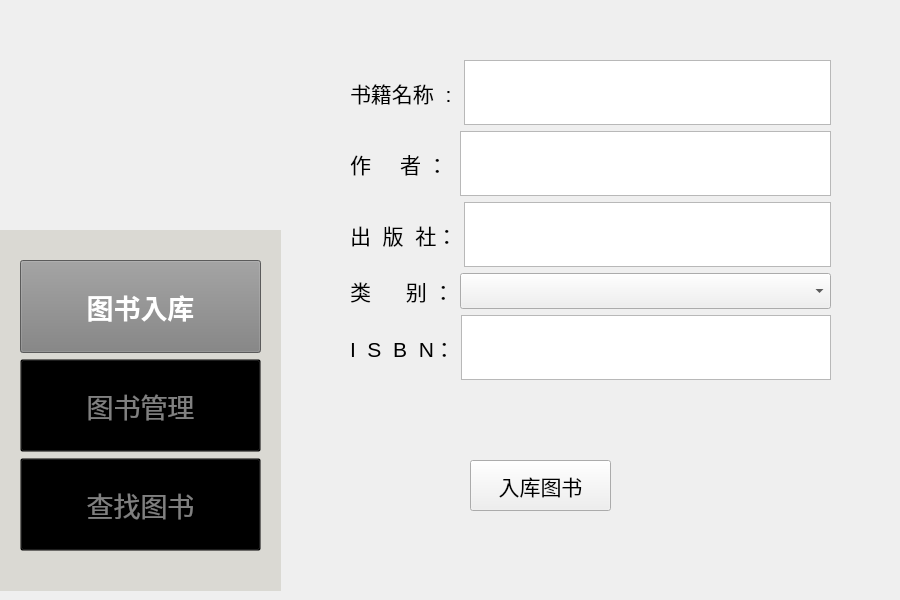
<?xml version="1.0" encoding="UTF-8"?>
<ui version="4.0">
 <class>inputbook</class>
 <widget class="QWidget" name="inputbook">
  <property name="geometry">
   <rect>
    <x>0</x>
    <y>0</y>
    <width>900</width>
    <height>600</height>
   </rect>
  </property>
  <property name="sizePolicy">
   <sizepolicy hsizetype="Preferred" vsizetype="Ignored">
    <horstretch>0</horstretch>
    <verstretch>0</verstretch>
   </sizepolicy>
  </property>
  <property name="windowTitle">
   <string>Form</string>
  </property>
  <widget class="QPushButton" name="pushButton">
   <property name="geometry">
    <rect>
     <x>470</x>
     <y>460</y>
     <width>141</width>
     <height>51</height>
    </rect>
   </property>
   <property name="font">
    <font>
     <pointsize>16</pointsize>
    </font>
   </property>
   <property name="text">
    <string>入库图书</string>
   </property>
  </widget>
  <widget class="QWidget" name="verticalLayoutWidget">
   <property name="geometry">
    <rect>
     <x>0</x>
     <y>230</y>
     <width>281</width>
     <height>361</height>
    </rect>
   </property>
   <layout class="QVBoxLayout" name="mode">
    <item>
     <widget class="QFrame" name="frame">
      <property name="enabled">
       <bool>true</bool>
      </property>
      <property name="acceptDrops">
       <bool>false</bool>
      </property>
      <property name="autoFillBackground">
       <bool>false</bool>
      </property>
      <property name="styleSheet">
       <string notr="true">QFrame {
    background-color: rgb(218,217,211); 
}
</string>
      </property>
      <property name="frameShape">
       <enum>QFrame::Shape::NoFrame</enum>
      </property>
      <property name="frameShadow">
       <enum>QFrame::Shadow::Plain</enum>
      </property>
      <widget class="QWidget" name="verticalLayoutWidget_2">
       <property name="geometry">
        <rect>
         <x>20</x>
         <y>30</y>
         <width>241</width>
         <height>291</height>
        </rect>
       </property>
       <layout class="QVBoxLayout" name="verticalLayout_2">
        <item>
         <widget class="QPushButton" name="PersonalMode_Button">
          <property name="enabled">
           <bool>true</bool>
          </property>
          <property name="sizePolicy">
           <sizepolicy hsizetype="Expanding" vsizetype="Expanding">
            <horstretch>0</horstretch>
            <verstretch>0</verstretch>
           </sizepolicy>
          </property>
          <property name="font">
           <font>
            <pointsize>20</pointsize>
            <bold>true</bold>
           </font>
          </property>
          <property name="focusPolicy">
           <enum>Qt::FocusPolicy::ClickFocus</enum>
          </property>
          <property name="layoutDirection">
           <enum>Qt::LayoutDirection::LeftToRight</enum>
          </property>
          <property name="autoFillBackground">
           <bool>false</bool>
          </property>
          <property name="styleSheet">
           <string notr="true">QPushButton {
    background-color: gray;
    color: white;
}</string>
          </property>
          <property name="text">
           <string>图书入库</string>
          </property>
         </widget>
        </item>
        <item>
         <widget class="QPushButton" name="BookMode_Button">
          <property name="enabled">
           <bool>true</bool>
          </property>
          <property name="sizePolicy">
           <sizepolicy hsizetype="Expanding" vsizetype="Expanding">
            <horstretch>0</horstretch>
            <verstretch>0</verstretch>
           </sizepolicy>
          </property>
          <property name="palette">
           <palette>
            <active>
             <colorrole role="WindowText">
              <brush brushstyle="SolidPattern">
               <color alpha="255">
                <red>128</red>
                <green>128</green>
                <blue>128</blue>
               </color>
              </brush>
             </colorrole>
             <colorrole role="Button">
              <brush brushstyle="SolidPattern">
               <color alpha="0">
                <red>0</red>
                <green>0</green>
                <blue>0</blue>
               </color>
              </brush>
             </colorrole>
             <colorrole role="Text">
              <brush brushstyle="SolidPattern">
               <color alpha="255">
                <red>128</red>
                <green>128</green>
                <blue>128</blue>
               </color>
              </brush>
             </colorrole>
             <colorrole role="ButtonText">
              <brush brushstyle="SolidPattern">
               <color alpha="255">
                <red>128</red>
                <green>128</green>
                <blue>128</blue>
               </color>
              </brush>
             </colorrole>
             <colorrole role="Base">
              <brush brushstyle="SolidPattern">
               <color alpha="0">
                <red>0</red>
                <green>0</green>
                <blue>0</blue>
               </color>
              </brush>
             </colorrole>
             <colorrole role="Window">
              <brush brushstyle="SolidPattern">
               <color alpha="0">
                <red>0</red>
                <green>0</green>
                <blue>0</blue>
               </color>
              </brush>
             </colorrole>
             <colorrole role="PlaceholderText">
              <brush brushstyle="SolidPattern">
               <color alpha="128">
                <red>128</red>
                <green>128</green>
                <blue>128</blue>
               </color>
              </brush>
             </colorrole>
            </active>
            <inactive>
             <colorrole role="WindowText">
              <brush brushstyle="SolidPattern">
               <color alpha="255">
                <red>128</red>
                <green>128</green>
                <blue>128</blue>
               </color>
              </brush>
             </colorrole>
             <colorrole role="Button">
              <brush brushstyle="SolidPattern">
               <color alpha="0">
                <red>0</red>
                <green>0</green>
                <blue>0</blue>
               </color>
              </brush>
             </colorrole>
             <colorrole role="Text">
              <brush brushstyle="SolidPattern">
               <color alpha="255">
                <red>128</red>
                <green>128</green>
                <blue>128</blue>
               </color>
              </brush>
             </colorrole>
             <colorrole role="ButtonText">
              <brush brushstyle="SolidPattern">
               <color alpha="255">
                <red>128</red>
                <green>128</green>
                <blue>128</blue>
               </color>
              </brush>
             </colorrole>
             <colorrole role="Base">
              <brush brushstyle="SolidPattern">
               <color alpha="0">
                <red>0</red>
                <green>0</green>
                <blue>0</blue>
               </color>
              </brush>
             </colorrole>
             <colorrole role="Window">
              <brush brushstyle="SolidPattern">
               <color alpha="0">
                <red>0</red>
                <green>0</green>
                <blue>0</blue>
               </color>
              </brush>
             </colorrole>
             <colorrole role="PlaceholderText">
              <brush brushstyle="SolidPattern">
               <color alpha="128">
                <red>128</red>
                <green>128</green>
                <blue>128</blue>
               </color>
              </brush>
             </colorrole>
            </inactive>
            <disabled>
             <colorrole role="WindowText">
              <brush brushstyle="SolidPattern">
               <color alpha="255">
                <red>128</red>
                <green>128</green>
                <blue>128</blue>
               </color>
              </brush>
             </colorrole>
             <colorrole role="Button">
              <brush brushstyle="SolidPattern">
               <color alpha="0">
                <red>0</red>
                <green>0</green>
                <blue>0</blue>
               </color>
              </brush>
             </colorrole>
             <colorrole role="Text">
              <brush brushstyle="SolidPattern">
               <color alpha="255">
                <red>128</red>
                <green>128</green>
                <blue>128</blue>
               </color>
              </brush>
             </colorrole>
             <colorrole role="ButtonText">
              <brush brushstyle="SolidPattern">
               <color alpha="255">
                <red>128</red>
                <green>128</green>
                <blue>128</blue>
               </color>
              </brush>
             </colorrole>
             <colorrole role="Base">
              <brush brushstyle="SolidPattern">
               <color alpha="0">
                <red>0</red>
                <green>0</green>
                <blue>0</blue>
               </color>
              </brush>
             </colorrole>
             <colorrole role="Window">
              <brush brushstyle="SolidPattern">
               <color alpha="0">
                <red>0</red>
                <green>0</green>
                <blue>0</blue>
               </color>
              </brush>
             </colorrole>
             <colorrole role="PlaceholderText">
              <brush brushstyle="SolidPattern">
               <color alpha="128">
                <red>128</red>
                <green>128</green>
                <blue>128</blue>
               </color>
              </brush>
             </colorrole>
            </disabled>
           </palette>
          </property>
          <property name="font">
           <font>
            <pointsize>20</pointsize>
            <bold>false</bold>
           </font>
          </property>
          <property name="mouseTracking">
           <bool>false</bool>
          </property>
          <property name="acceptDrops">
           <bool>false</bool>
          </property>
          <property name="layoutDirection">
           <enum>Qt::LayoutDirection::LeftToRight</enum>
          </property>
          <property name="autoFillBackground">
           <bool>false</bool>
          </property>
          <property name="styleSheet">
           <string notr="true">QPushButton {
    background-color: transparent;
    color: grey;
}
</string>
          </property>
          <property name="text">
           <string>图书管理</string>
          </property>
         </widget>
        </item>
        <item>
         <widget class="QPushButton" name="FindBookMode_Button">
          <property name="sizePolicy">
           <sizepolicy hsizetype="Expanding" vsizetype="Expanding">
            <horstretch>0</horstretch>
            <verstretch>0</verstretch>
           </sizepolicy>
          </property>
          <property name="font">
           <font>
            <pointsize>20</pointsize>
            <bold>false</bold>
           </font>
          </property>
          <property name="layoutDirection">
           <enum>Qt::LayoutDirection::LeftToRight</enum>
          </property>
          <property name="autoFillBackground">
           <bool>false</bool>
          </property>
          <property name="styleSheet">
           <string notr="true">QPushButton {
    background-color: transparent;
    color: grey;
}
</string>
          </property>
          <property name="text">
           <string>查找图书</string>
          </property>
         </widget>
        </item>
       </layout>
       <zorder>BookMode_Button</zorder>
       <zorder>FindBookMode_Button</zorder>
       <zorder>PersonalMode_Button</zorder>
      </widget>
     </widget>
    </item>
   </layout>
  </widget>
  <widget class="QLabel" name="logo">
   <property name="enabled">
    <bool>true</bool>
   </property>
   <property name="geometry">
    <rect>
     <x>0</x>
     <y>0</y>
     <width>281</width>
     <height>271</height>
    </rect>
   </property>
   <property name="styleSheet">
    <string notr="true">QLabel {
    background-color: transparent;
}
</string>
   </property>
   <property name="frameShape">
    <enum>QFrame::Shape::NoFrame</enum>
   </property>
   <property name="frameShadow">
    <enum>QFrame::Shadow::Plain</enum>
   </property>
   <property name="text">
    <string/>
   </property>
   <property name="pixmap">
    <pixmap resource="Logo.qrc">:/image/Logo.png</pixmap>
   </property>
   <property name="scaledContents">
    <bool>true</bool>
   </property>
   <property name="wordWrap">
    <bool>false</bool>
   </property>
   <property name="openExternalLinks">
    <bool>false</bool>
   </property>
   <property name="textInteractionFlags">
    <set>Qt::TextInteractionFlag::LinksAccessibleByMouse</set>
   </property>
  </widget>
  <widget class="QWidget" name="verticalLayoutWidget_4">
   <property name="geometry">
    <rect>
     <x>350</x>
     <y>60</y>
     <width>481</width>
     <height>320</height>
    </rect>
   </property>
   <layout class="QVBoxLayout" name="verticalLayout">
    <item>
     <layout class="QHBoxLayout" name="horizontalLayout_2">
      <item>
       <widget class="QLabel" name="label">
        <property name="font">
         <font>
          <pointsize>16</pointsize>
         </font>
        </property>
        <property name="text">
         <string>书籍名称  : </string>
        </property>
       </widget>
      </item>
      <item>
       <widget class="QTextEdit" name="Book_Name_input"/>
      </item>
     </layout>
    </item>
    <item>
     <layout class="QHBoxLayout" name="horizontalLayout_3">
      <item>
       <widget class="QLabel" name="label_2">
        <property name="font">
         <font>
          <pointsize>16</pointsize>
         </font>
        </property>
        <property name="text">
         <string>作     者 ： </string>
        </property>
       </widget>
      </item>
      <item>
       <widget class="QTextEdit" name="Author_Name_input"/>
      </item>
     </layout>
    </item>
    <item>
     <layout class="QHBoxLayout" name="horizontalLayout_4">
      <item>
       <widget class="QLabel" name="label_3">
        <property name="font">
         <font>
          <pointsize>16</pointsize>
         </font>
        </property>
        <property name="text">
         <string>出  版  社：</string>
        </property>
       </widget>
      </item>
      <item>
       <widget class="QTextEdit" name="Press_Name_input"/>
      </item>
     </layout>
    </item>
    <item>
     <layout class="QHBoxLayout" name="horizontalLayout_5">
      <item>
       <widget class="QLabel" name="label_5">
        <property name="sizePolicy">
         <sizepolicy hsizetype="Fixed" vsizetype="Preferred">
          <horstretch>0</horstretch>
          <verstretch>0</verstretch>
         </sizepolicy>
        </property>
        <property name="font">
         <font>
          <pointsize>16</pointsize>
         </font>
        </property>
        <property name="text">
         <string>类      别 ：</string>
        </property>
       </widget>
      </item>
      <item>
       <widget class="QComboBox" name="Type_Name_chose">
        <property name="font">
         <font>
          <pointsize>18</pointsize>
         </font>
        </property>
        <property name="autoFillBackground">
         <bool>false</bool>
        </property>
        <property name="styleSheet">
         <string notr="true"/>
        </property>
        <property name="editable">
         <bool>false</bool>
        </property>
        <property name="currentText">
         <string> </string>
        </property>
        <property name="insertPolicy">
         <enum>QComboBox::InsertPolicy::InsertAtBottom</enum>
        </property>
        <property name="placeholderText">
         <string/>
        </property>
        <item>
         <property name="text">
          <string> </string>
         </property>
        </item>
        <item>
         <property name="text">
          <string>文學作品、小說</string>
         </property>
        </item>
        <item>
         <property name="text">
          <string>童書</string>
         </property>
        </item>
        <item>
         <property name="text">
          <string>教科書</string>
         </property>
        </item>
        <item>
         <property name="text">
          <string>傳記和回憶錄</string>
         </property>
        </item>
        <item>
         <property name="text">
          <string>科幻</string>
         </property>
        </item>
        <item>
         <property name="text">
          <string>历史</string>
         </property>
        </item>
        <item>
         <property name="text">
          <string>哲學</string>
         </property>
        </item>
       </widget>
      </item>
     </layout>
    </item>
    <item>
     <layout class="QHBoxLayout" name="horizontalLayout_6">
      <item>
       <widget class="QLabel" name="label_4">
        <property name="font">
         <font>
          <pointsize>16</pointsize>
         </font>
        </property>
        <property name="text">
         <string>I  S  B  N：</string>
        </property>
       </widget>
      </item>
      <item>
       <widget class="QTextEdit" name="ISBN_Name_input"/>
      </item>
     </layout>
    </item>
   </layout>
  </widget>
  <zorder>logo</zorder>
  <zorder>pushButton</zorder>
  <zorder>verticalLayoutWidget</zorder>
  <zorder>verticalLayoutWidget_4</zorder>
 </widget>
 <resources>
  <include location="Logo.qrc"/>
 </resources>
 <connections/>
</ui>
